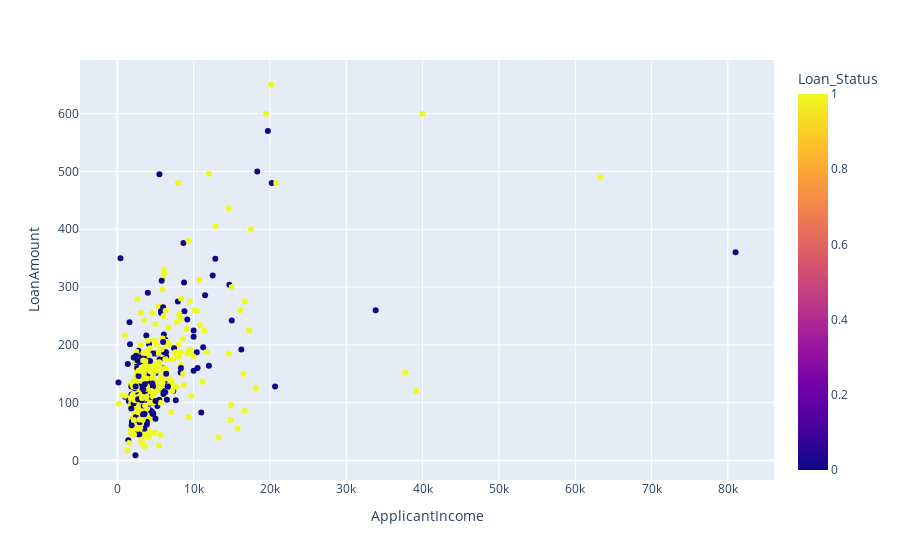

Notebook code cell kept with this figure:
### Markdown cell above
There are some really large values here that seem suspiscious. Values that appear outliers on our graph between 10,000 and 25,000 a month seem more realisitc. 80,000 a month feels more erroneous, but also still extremely possible. Let's do a bivariate boxplot with LoanAmount to see if these outliers occur at the same time as outliers for this column, which could suggest these high values are actually valid.

### Code cell
# create scatterplot of 'ApplicantIncome' and 'LoanAmount'
fig = px.scatter(customer_info_cleaned, x='ApplicantIncome', y='LoanAmount', color='Loan_Status')
fig.show()

### Figure 1 — Plotly figure (JSON) as saved in the notebook; plotly's stock layout.template omitted (floating-point values rounded to 4 significant figures; data arrays with more than 128 entries replaced by an {"elided": "..."} marker saying what was removed)
{"data": [{"hovertemplate": "ApplicantIncome=%{x}<br>LoanAmount=%{y}<br>Loan_Status=%{marker.color}<extra></extra>", "legendgroup": "", "marker": {"color": {"elided": "573 int values"}, "coloraxis": "coloraxis", "symbol": "circle"}, "mode": "markers", "name": "", "orientation": "v", "showlegend": false, "type": "scatter", "x": {"elided": "573 int values"}, "xaxis": "x", "y": {"elided": "573 int values"}, "yaxis": "y"}], "layout": {"coloraxis": {"colorbar": {"title": {"text": "Loan_Status"}}, "colorscale": [[0, "#0d0887"], [0.1111, "#46039f"], [0.2222, "#7201a8"], [0.3333, "#9c179e"], [0.4444, "#bd3786"], [0.5556, "#d8576b"], [0.6667, "#ed7953"], [0.7778, "#fb9f3a"], [0.8889, "#fdca26"], [1, "#f0f921"]]}, "legend": {"tracegroupgap": 0}, "margin": {"t": 60}, "xaxis": {"anchor": "y", "domain": [0, 1], "title": {"text": "ApplicantIncome"}}, "yaxis": {"anchor": "x", "domain": [0, 1], "title": {"text": "LoanAmount"}}}}
